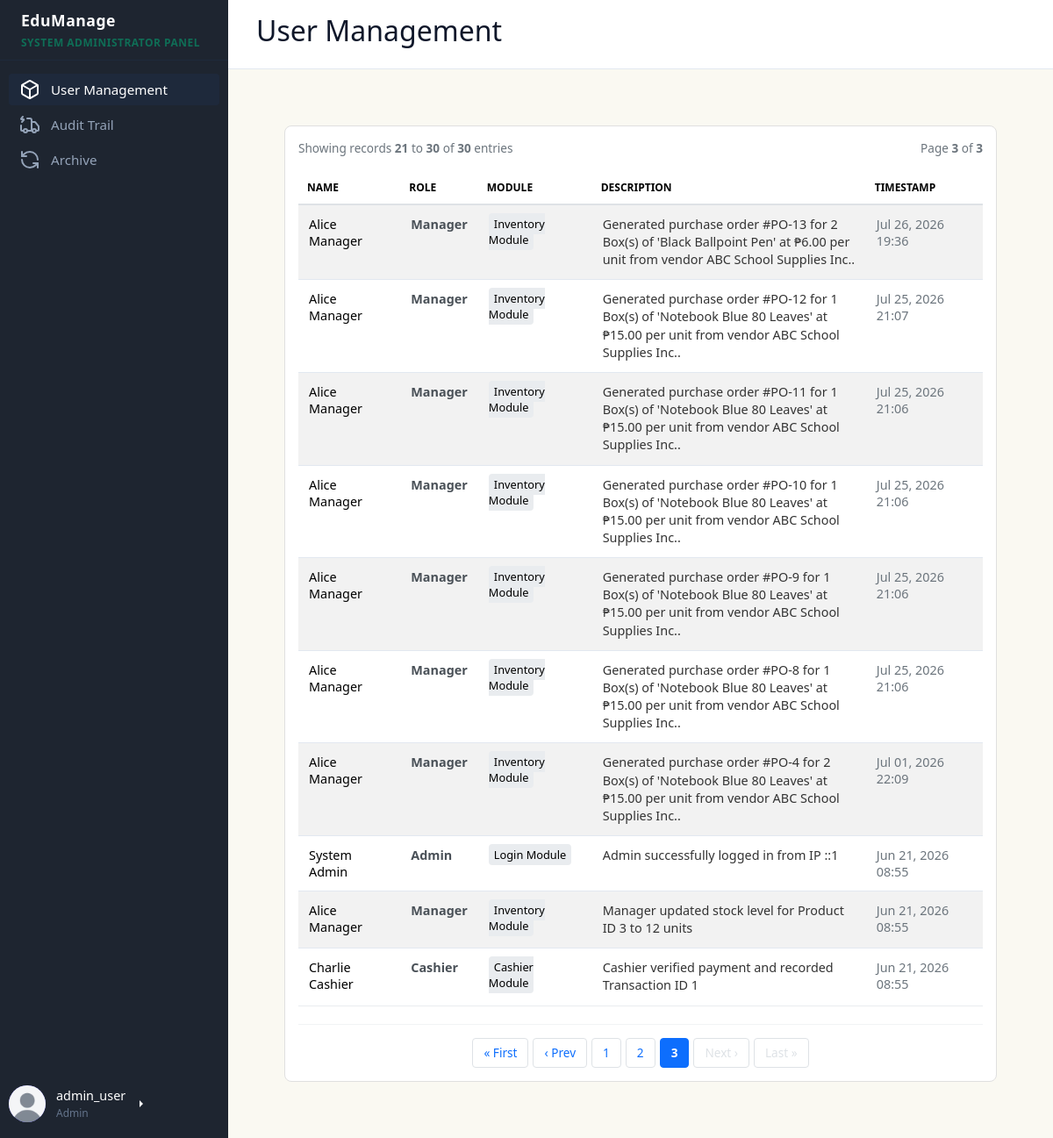
The page /dashboards/admin/admin_dashboard.php?page=audit-trail&log_page=3 (signed in) on the database its author committed.
### tables this page shows
CREATE TABLE `users` (
  `user_id` int(11) NOT NULL,
  `first_name` varchar(50) NOT NULL,
  `last_name` varchar(50) NOT NULL,
  `profile_picture` varchar(255) DEFAULT 'default.jpg',
  `email` varchar(100) NOT NULL,
  `username` varchar(50) NOT NULL,
  `password_hash` varchar(255) NOT NULL,
  `role` varchar(20) NOT NULL,
  `is_archived` tinyint(1) NOT NULL DEFAULT 0,
  `created_at` datetime DEFAULT current_timestamp()
);

CREATE TABLE `audit_logs` (
  `log_id` int(11) NOT NULL,
  `user_id` int(11) NOT NULL,
  `action` varchar(100) NOT NULL,
  `module` varchar(50) NOT NULL,
  `description` text NOT NULL,
  `created_at` datetime DEFAULT current_timestamp()
);

### dashboards/admin/modules/audit-trail.php (the view, shortened to what this page needs)
<?php
require_once '../../config/db.php';
$records_per_page = 10;
$current_page = isset($_GET['log_page']) ? intval($_GET['log_page']) : 1;
$offset = ($current_page - 1) * $records_per_page;
$count_query = "SELECT COUNT(*) as total FROM audit_logs";
$count_result = $conn->query($count_query);
$total_rows = $count_result->fetch_assoc()['total'] ?? 0;
$total_pages = ceil($total_rows / $records_per_page);
$log_query = "
    SELECT a.log_id, u.first_name, u.last_name, u.role, a.action, a.module, a.description, a.created_at
    FROM audit_logs a
    LEFT JOIN users u ON a.user_id = u.user_id
    ORDER BY a.created_at DESC
    LIMIT ? OFFSET ?
";
$stmt = $conn->prepare($log_query);
$stmt->bind_param("ii", $records_per_page, $offset);
$stmt->execute();
$logs_result = $stmt->get_result();
$current_params = $_GET;
unset($current_params['log_page']);
$query_string = http_build_query($current_params);
$base_url = "admin_dashboard.php?" . ($query_string ? $query_string . "&" : "");
?>
<div class="table-container" style="background: white; padding: 15px; border-radius: 8px; border: 1px solid #e0e0e0;">
    <div style="display: flex; justify-content: space-between; align-items: center; margin-bottom: 15px; font-size: 0.85rem; color: #6c757d;">
        <span>Showing records <strong><?= min($offset + 1, $total_rows) ?></strong> to <strong><?= min($offset + $records_per_page, $total_rows) ?></strong> of <strong><?= $total_rows ?></strong> entries</span>
        <span>Page <strong><?= $current_page ?></strong> of <strong><?= $total_pages ?: 1 ?></strong></span>
    </div>
    <table class="table table-striped" style="width: 100%; border-collapse: collapse; font-size: 0.9rem; text-align: left;">
        <thead>
            <tr style="background: #f8f9fa; border-bottom: 2px solid #dee2e6;">
                <th style="padding: 10px;">Name</th>
                <th style="padding: 10px;">Role</th>
                <th style="padding: 10px;">Module</th>
                <th style="padding: 10px;">Description</th>
                <th style="padding: 10px;">Timestamp</th>
            </tr>
        </thead>
        <tbody>
            <?php if ($logs_result->num_rows === 0): ?>
                <tr>
                    <td colspan="5" style="padding: 20px; text-align: center; color: #868e96;">No audit records found inside system storage index.</td>
                </tr>
            <?php else: ?>
                <?php while ($log = $logs_result->fetch_assoc()): ?>
                    <tr style="border-bottom: 1px solid #e9ecef; transition: background 0.1s;" onmouseover="this.style.background='#f8f9fa'" onmouseout="this.style.background='transparent'">
                        <td style="padding: 12px;"><?= htmlspecialchars($log['first_name'] . " " . $log['last_name']) ?: '<em style="color:#bbb;">System Automatons</em>' ?></td>
                        <td style="padding: 12px; font-weight: bold; color: #495057;"><?= htmlspecialchars($log['role'] ?: 'System Engine') ?></td>
                        <td style="padding: 12px;"><span style="background: #e9ecef; padding: 3px 6px; border-radius: 4px; font-size: 0.8rem;"><?= htmlspecialchars($log['module']) ?></span></td>
                        <td style="padding: 12px; width: 40%; color: #333; line-height: 1.4;"><?= htmlspecialchars($log['description']) ?></td>
                        <td style="padding: 12px; color: #6c757d;"><?= date('M d, Y H:i', strtotime($log['created_at'])) ?></td>
                    </tr>
                <?php endwhile; ?>
            <?php endif; ?>
        </tbody>
    </table>
    <?php if ($total_pages > 1): ?>
        <div class="pagination-pad" style="display: flex; justify-content: center; align-items: center; gap: 5px; margin-top: 20px; padding-top: 15px; border-top: 1px solid #f1f3f5;">
            <a href="<?= $base_url ?>log_page=1" style="padding: 6px 12px; border: 1px solid #dee2e6; border-radius: 4px; text-decoration: none; color: #0d6efd; font-size: 0.85rem; <?= $current_page == 1 ? 'pointer-events: none; color: #dee2e6;' : '' ?>">« First</a>
            <a href="<?= $base_url ?>log_page=<?= $current_page - 1 ?>" style="padding: 6px 12px; border: 1px solid #dee2e6; border-radius: 4px; text-decoration: none; color: #0d6efd; font-size: 0.85rem; <?= $current_page == 1 ? 'pointer-events: none; color: #dee2e6;' : '' ?>">‹ Prev</a>
            <?php
            $start_pad = max(1, $current_page - 2);
            $end_pad = min($total_pages, $current_page + 2);
            for ($i = $start_pad; $i <= $end_pad; $i++):
                $is_active = ($i === $current_page);
                $bg_color = $is_active ? '#0d6efd' : 'transparent';
                $text_color = $is_active ? '#fff' : '#0d6efd';
                $border_color = $is_active ? '#0d6efd' : '#dee2e6';
            ?>
                <a href="<?= $base_url ?>log_page=<?= $i ?>" style="padding: 6px 12px; border: 1px solid <?= $border_color ?>; background: <?= $bg_color ?>; color: <?= $text_color ?>; border-radius: 4px; text-decoration: none; font-size: 0.85rem; font-weight: <?= $is_active ? 'bold' : 'normal' ?>;">
                    <?= $i ?>
                </a>
            <?php endfor; ?>
            <a href="<?= $base_url ?>log_page=<?= $current_page + 1 ?>" style="padding: 6px 12px; border: 1px solid #dee2e6; border-radius: 4px; text-decoration: none; color: #0d6efd; font-size: 0.85rem; <?= $current_page >= $total_pages ? 'pointer-events: none; color: #dee2e6;' : '' ?>">Next ›</a>
            <a href="<?= $base_url ?>log_page=<?= $total_pages ?>" style="padding: 6px 12px; border: 1px solid #dee2e6; border-radius: 4px; text-decoration: none; color: #0d6efd; font-size: 0.85rem; <?= $current_page >= $total_pages ? 'pointer-events: none; color: #dee2e6;' : '' ?>">Last »</a>
        </div>
    <?php endif; ?>
</div>

### dashboards/admin/adminsidebar.php (shortened to what this page needs)
<aside>
    <div class="brand">
        EduManage
        <span>System Administrator Panel</span>
    </div>
    <ul class="menu">
        <li class="menu-item active">
            <a href="admin_dashboard.php?page=users"><?php include("../../icons/box-icon.html") ?> <span>User Management</span></a>
        </li>
        <li class="menu-item">
            <a href="admin_dashboard.php?page=audit-trail"><?php include("../../icons/truck-icon.html") ?> <span>Audit Trail</span></a>
        </li>
        <li class="menu-item">
            <a href="admin_dashboard.php?page=archive"><?php include("../../icons/cycle-icon.html") ?> <span>Archive</span></a>
        </li>
    </ul>
    <div class="btn-group dropend mb-2">
        <a role="button" class="user-profile dropdown-toggle text-white text-decoration-none" data-bs-toggle="dropdown" aria-expanded="false">
            <div class="avatar">
                <?php if (!empty($user['profile_picture'])): ?>
                    <img
                        src="../../uploads/profile_pictures/<?= htmlspecialchars($user['profile_picture']) ?>"
                        alt="Profile Picture">
                <?php else: ?>
                    <?= strtoupper(substr($user['username'], 0, 2)) ?>
                <?php endif; ?>
            </div>
            <div class="user-info" style="text-align: left;">
                <span style="font-size: 0.9rem;">
                    <?= htmlspecialchars($user['username']) ?>
                </span>
                <span style="font-size: 0.75rem; color: var(--text-muted);">
                    <?= htmlspecialchars($user['role']) ?>
                </span>
            </div>
        </a>
    </div>
</aside>

### css/style.css (style rules this page uses)
* { box-sizing: border-box; margin: 0; padding: 0; font-family: "Segoe UI", system-ui, sans-serif; }
body { background-color: var(--bg-main); color: var(--text-dark); display: flex; height: 100vh; overflow: hidden; }
aside { width: 260px; background-color: var(--bg-sidebar); color: #ffffff; display: flex; flex-direction: column; flex-shrink: 0; }
.brand { padding-inline: 24px; padding-block: 10px; font-size: 1.1rem; font-weight: bold; border-bottom: 1px solid var(--sidebar-active); letter-spacing: 0.5px; }
.brand span { color: var(--primary); display: block; font-size: 0.75rem; text-transform: uppercase; margin-top: 4px; }
.menu { list-style: none; padding: 15px 10px; display: flex; flex-direction: column; gap: 4px; flex-grow: 1; }
.menu-item a { display: flex; align-items: center; gap: 12px; color: #94a3b8; text-decoration: none; padding: 6px; padding-left: 12px; border-radius: 4px; font-size: 0.95rem; transition: all 0.2s; }
.menu-item.active a, .menu-item a:hover { background-color: var(--sidebar-active); color: #ffffff; }
.user-profile { display: flex; align-items: center; gap: 12px; padding-left: 10px; margin-bottom: 10px; }
.user-info { display: flex; flex-direction: column; gap: 1px; }
.avatar { width: 36px; height: 36px; background-color: var(--primary); color: #ffffff; border-radius: 50%; display: flex; align-items: center; justify-content: center; font-weight: bold; font-size: 0.9rem; }
.btn-group { display: flex; gap: 12px; }
.table-container { background: #ffffff; border: 1px solid var(--border); border-radius: 12px; overflow: hidden; }
table { width: 100%; border-collapse: collapse; text-align: left; }
th { background-color: #f8fafc; color: var(--text-muted); font-size: 0.75rem; text-transform: uppercase; font-weight: 700; padding: 14px 24px; border-bottom: 1px solid var(--border); }
td { padding: 16px 24px; border-bottom: 1px solid var(--border); font-size: 0.9rem; }
tr:last-child td { border-bottom: none; }
.avatar { width: 42px; height: 42px; border-radius: 50%; overflow: hidden; display: flex; align-items: center; justify-content: center; background: #6c63ff; color: white; font-weight: 600; }
.avatar img { width: 100%; height: 100%; object-fit: cover; }

### dashboards/admin/admin_dashboard.php (style rules this page uses)
.avatar { width: 42px; height: 42px; min-width: 42px; min-height: 42px; border-radius: 50%; overflow: hidden; display: flex; align-items: center; justify-content: center; font-weight: 600; }
.avatar img { width: 100%; height: 100%; object-fit: cover; display: block; }

### rows shown on the page
users: profile_picture (placeholder picture), username "admin_user", role "Admin"
audit_logs: user.last_name "Alice Manager", user.role "Manager", module "Inventory Module", description "Generated purchase order #PO-13 for 2 Box(s) of 'Black Ballpoint Pen' at ₱6.00 per unit from vendor ABC School Supplies Inc..", created_at "Jul 26, 2026 19:36"
audit_logs: user.last_name "Alice Manager", user.role "Manager", module "Inventory Module", description "Generated purchase order #PO-12 for 1 Box(s) of 'Notebook Blue 80 Leaves' at ₱15.00 per unit from vendor ABC School Supplies Inc..", created_at "Jul 25, 2026 21:07"
audit_logs: user.last_name "Alice Manager", user.role "Manager", module "Inventory Module", description "Generated purchase order #PO-11 for 1 Box(s) of 'Notebook Blue 80 Leaves' at ₱15.00 per unit from vendor ABC School Supplies Inc..", created_at "Jul 25, 2026 21:06"
audit_logs: user.last_name "Alice Manager", user.role "Manager", module "Inventory Module", description "Generated purchase order #PO-10 for 1 Box(s) of 'Notebook Blue 80 Leaves' at ₱15.00 per unit from vendor ABC School Supplies Inc..", created_at "Jul 25, 2026 21:06"
audit_logs: user.last_name "Alice Manager", user.role "Manager", module "Inventory Module", description "Generated purchase order #PO-9 for 1 Box(s) of 'Notebook Blue 80 Leaves' at ₱15.00 per unit from vendor ABC School Supplies Inc..", created_at "Jul 25, 2026 21:06"
audit_logs: user.last_name "Alice Manager", user.role "Manager", module "Inventory Module", description "Generated purchase order #PO-8 for 1 Box(s) of 'Notebook Blue 80 Leaves' at ₱15.00 per unit from vendor ABC School Supplies Inc..", created_at "Jul 25, 2026 21:06"
audit_logs: user.last_name "Alice Manager", user.role "Manager", module "Inventory Module", description "Generated purchase order #PO-4 for 2 Box(s) of 'Notebook Blue 80 Leaves' at ₱15.00 per unit from vendor ABC School Supplies Inc..", created_at "Jul 01, 2026 22:09"
audit_logs: user.last_name "System Admin", user.role "Admin", module "Login Module", description "Admin successfully logged in from IP ::1", created_at "Jun 21, 2026 08:55"
audit_logs: user.last_name "Alice Manager", user.role "Manager", module "Inventory Module", description "Manager updated stock level for Product ID 3 to 12 units", created_at "Jun 21, 2026 08:55"
audit_logs: user.last_name "Charlie Cashier", user.role "Cashier", module "Cashier Module", description "Cashier verified payment and recorded Transaction ID 1", created_at "Jun 21, 2026 08:55"

### other values the page prints
min($offset + 1, $total_rows) "21"
min($offset + $records_per_page, $total_rows) "30"
$total_rows "30"
$current_page "3"
$total_pages ?: 1 "3"
